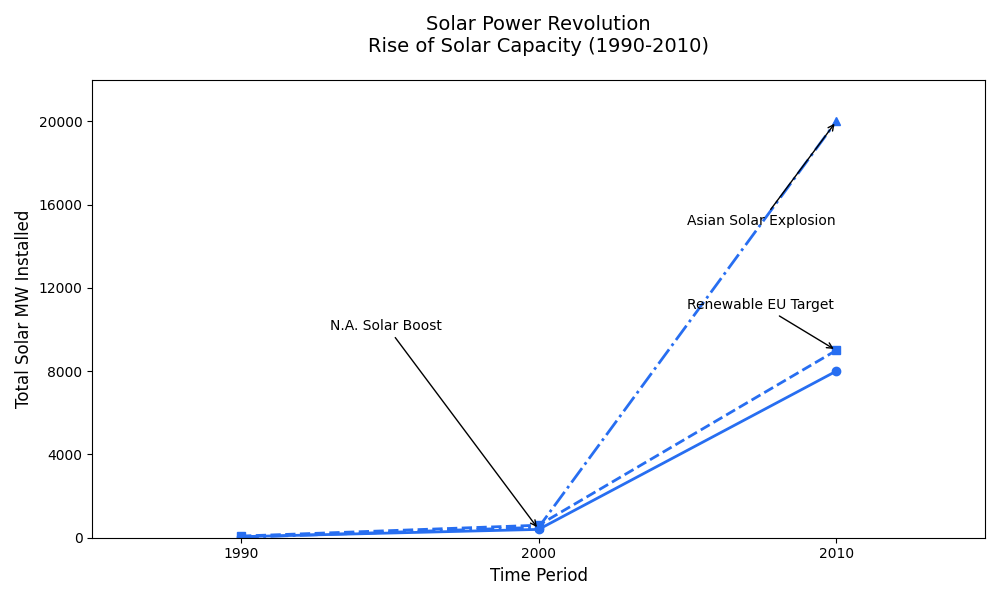

The script that drew this image:
import matplotlib.pyplot as plt
import numpy as np

decades = np.array([1990, 2000, 2010])
north_america = np.array([50, 400, 8000])
europe = np.array([80, 600, 9000])
asia = np.array([20, 500, 20000])

fig, ax = plt.subplots(figsize=(10, 6))

# All data groups use the same color
color = '#276EF1'  # A single consistent blue color

ax.plot(decades, north_america, marker='o', linestyle='-', color=color, linewidth=2)
ax.plot(decades, europe, marker='s', linestyle='--', color=color, linewidth=2)
ax.plot(decades, asia, marker='^', linestyle='-.', color=color, linewidth=2)

ax.set_title('Solar Power Revolution\nRise of Solar Capacity (1990-2010)', fontsize=14, pad=20)
ax.set_xlabel('Time Period', fontsize=12)
ax.set_ylabel('Total Solar MW Installed', fontsize=12)

ax.set_xlim(1985, 2015)
ax.set_ylim(0, 22000)
ax.set_xticks(decades)
ax.set_yticks(np.arange(0, 22001, 4000))

ax.annotate('N.A. Solar Boost', 
            xy=(2000, north_america[1]), 
            xytext=(1993, 10000), 
            arrowprops=dict(arrowstyle='->', color='black'), 
            fontsize=10)

ax.annotate('Renewable EU Target',
            xy=(2010, europe[2]),
            xytext=(2005, europe[2] + 2000),
            arrowprops=dict(arrowstyle='->', color='black'),
            fontsize=10,
            color='black')

ax.annotate('Asian Solar Explosion',
            xy=(2010, asia[2]),
            xytext=(2005, asia[2] - 5000),
            arrowprops=dict(arrowstyle='->', color='black'),
            fontsize=10,
            color='black')

plt.tight_layout()

plt.show()
